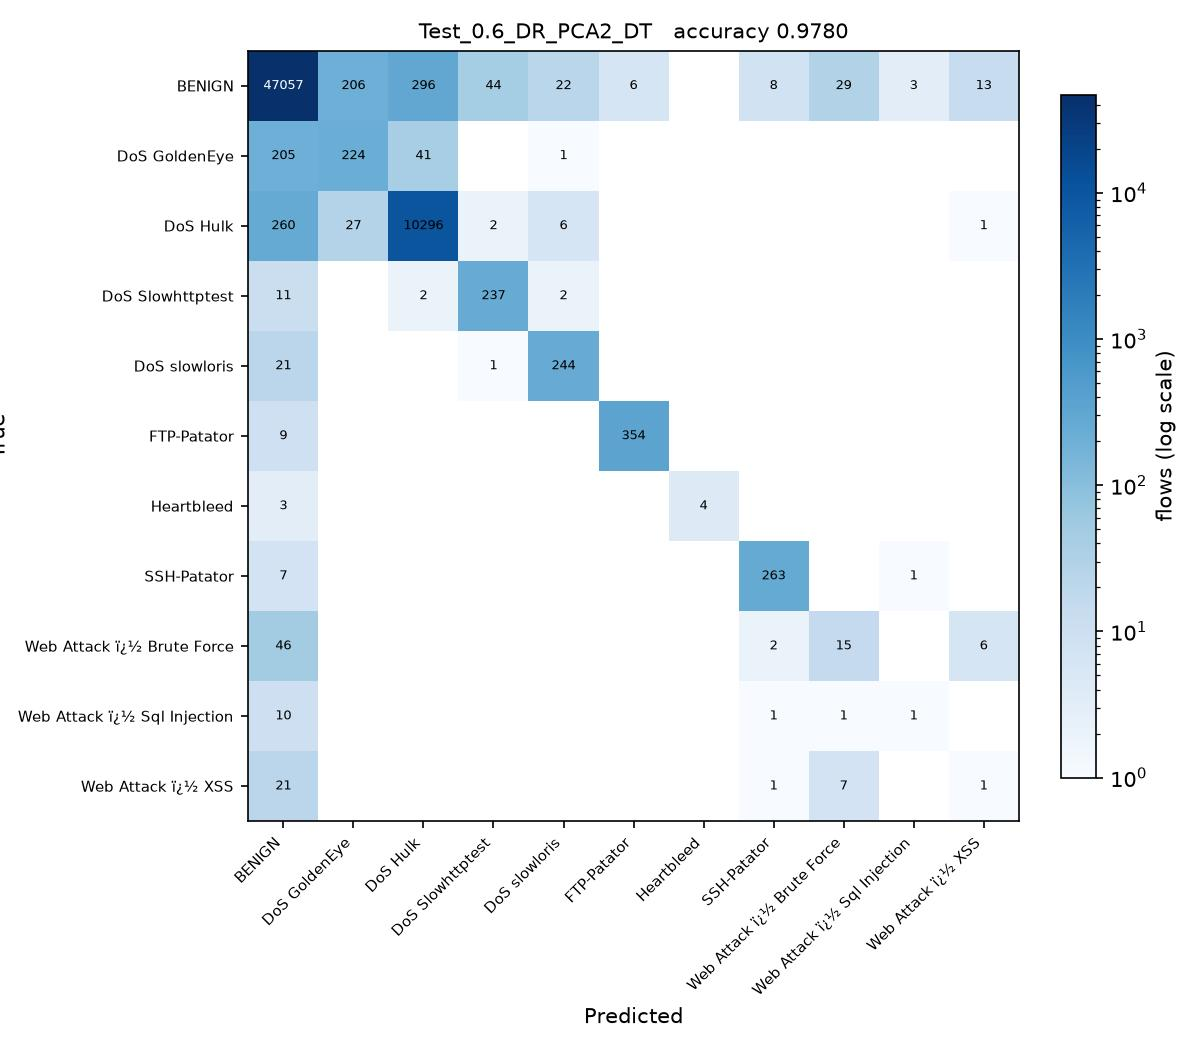

The script that saved this image:
# Test_0.6_DR_PCA2_DT.py
#
# Test size 0.6  |  PCA, 2 components  |  Decision Tree (sheet #6)
#
# This is SGDC_60_40.py with the changes marked CHANGE below and nothing else.
#
# Taken from the sheet unchanged.

import os
from pathlib import Path

# CHANGE 1: run from the project folder, so the CSV names below resolve, and
# read them as latin-1. The Web Attack labels contain byte 0x96, which the
# default utf-8 decoder rejects with UnicodeDecodeError.
os.chdir(Path(__file__).resolve().parent.parent)
import numpy as np
import pandas as pd

df1 = pd.read_csv(r'C:\Users\Karthika\OneDrive\Desktop\ACN_PCA_75_Runs\Scripts\Tuesday-WorkingHours.pcap_ISCX (1).csv', low_memory=True, encoding='latin-1')
df2 = pd.read_csv(r'C:\Users\Karthika\OneDrive\Desktop\ACN_PCA_75_Runs\Scripts\Wednesday-workingHours.pcap_ISCX.csv', low_memory=True, encoding='latin-1')
df3 = pd.read_csv(r'C:\Users\Karthika\OneDrive\Desktop\ACN_PCA_75_Runs\Scripts\Thursday-WorkingHours-Morning-WebAttacks.pcap_ISCX.csv', low_memory=True, encoding='latin-1')

dataset = pd.concat([df1, df2, df3], ignore_index=True)

dataset.columns = dataset.columns.str.strip()

# CHANGE 2: a stratified sample of 100000 flows, the same for every run.
# The full three captures hold about 1.3 million flows, which makes 75 runs
# impractical. At least 50 flows of every class are kept.
label = dataset.columns[-1]
dataset = pd.concat(
    [g.sample(n=min(len(g), max(50, round(100000 * len(g) / len(dataset)))), random_state=0)
     for _, g in dataset.groupby(label)],
    ignore_index=True
)

X = dataset.iloc[:, :-1]
y = dataset.iloc[:, -1]

X = X.apply(pd.to_numeric, errors='coerce')

X.replace([np.inf, -np.inf], np.nan, inplace=True)

from sklearn.impute import SimpleImputer

imputer = SimpleImputer(missing_values=np.nan, strategy='mean')
X = imputer.fit_transform(X)

from sklearn.preprocessing import LabelEncoder

labelencoder_y = LabelEncoder()
y = labelencoder_y.fit_transform(y)

from sklearn.model_selection import train_test_split

X_train, X_test, y_train, y_test = train_test_split(
    X,
    y,
    test_size=0.6,   # CHANGE 3: test size
    random_state=0,
    stratify=y
)

# CHANGE 4: PCA, from PCA_LDA_KErnel_PCA_CODE.pdf (fitted on training data only).
# PCA follows the directions of largest variance, so the features have to be on
# a common scale first, otherwise the components just track whichever column has
# the biggest units. The scaler is fitted on the training split only.
from sklearn.preprocessing import StandardScaler
from sklearn.decomposition import PCA

scaler = StandardScaler()
X_train = scaler.fit_transform(X_train)
X_test = scaler.transform(X_test)

pca = PCA(n_components=2)
X_train = pca.fit_transform(X_train)          # no labels: PCA is unsupervised
X_test = pca.transform(X_test)
print("\nVariance explained by 2 components : {:.4f}".format(pca.explained_variance_ratio_.sum()))

# CHANGE 5: Decision Tree (sheet #6) in place of SGDClassifier
from sklearn.tree import DecisionTreeClassifier

classifier = DecisionTreeClassifier(
    criterion='entropy',
    random_state=0
)

classifier.fit(X_train, y_train)

y_pred = classifier.predict(X_test) 

from sklearn.metrics import confusion_matrix
from sklearn.metrics import accuracy_score
from sklearn.metrics import precision_score
from sklearn.metrics import recall_score
from sklearn.metrics import f1_score
from sklearn.metrics import classification_report

cm = confusion_matrix(y_test, y_pred)

print("Confusion Matrix:\n")
print(cm)

print("\nAccuracy : {:.4f}".format(accuracy_score(y_test, y_pred)))
print("\nPrecision : {:.4f}".format(precision_score(y_test, y_pred, average='weighted')))
print("\nRecall : {:.4f}".format(recall_score(y_test, y_pred, average='weighted')))
print("\nF1 Score : {:.4f}".format(f1_score(y_test, y_pred, average='weighted')))

print("\nClassification Report:\n")
print(classification_report(y_test, y_pred))
# CHANGE 6: save the confusion matrix as Test_0.6_DR_PCA2_DT.jpg and record the result
import matplotlib
matplotlib.use('Agg')
import matplotlib.pyplot as plt
from matplotlib.colors import LogNorm

here = Path(__file__).resolve().parent
names = [str(c) for c in labelencoder_y.classes_]
fig, ax = plt.subplots(figsize=(8, 7))
im = ax.imshow(cm, cmap='Blues', norm=LogNorm(vmin=1))
ax.set_xticks(range(len(names)), names, rotation=45, ha='right', fontsize=7)
ax.set_yticks(range(len(names)), names, fontsize=7)
ax.set_xlabel('Predicted')
ax.set_ylabel('True')
ax.set_title('Test_0.6_DR_PCA2_DT   accuracy {:.4f}'.format(accuracy_score(y_test, y_pred)), fontsize=10)
for i in range(cm.shape[0]):
    for j in range(cm.shape[1]):
        if cm[i, j]:
            ax.text(j, i, cm[i, j], ha='center', va='center', fontsize=6,
                    color='white' if cm[i, j] > cm.max() / 3 else 'black')
fig.colorbar(im, ax=ax, fraction=0.04, label='flows (log scale)')
fig.tight_layout()
fig.savefig(here / 'Test_0.6_DR_PCA2_DT.jpg', dpi=150)
plt.close(fig)

row = pd.DataFrame([{
    'Test': 0.6, 'DR': 'PCA2', 'Clas': 'DT',
    'Acc': round(accuracy_score(y_test, y_pred), 4),
    'Pre': round(precision_score(y_test, y_pred, average='weighted', zero_division=0), 4),
    'Rec': round(recall_score(y_test, y_pred, average='weighted', zero_division=0), 4),
    'F1': round(f1_score(y_test, y_pred, average='weighted', zero_division=0), 4),
    'script': 'Test_0.6_DR_PCA2_DT',
}])
out = here.parent / 'results' / '75_runs.csv'
out.parent.mkdir(exist_ok=True)
if out.exists():
    old = pd.read_csv(out)
    row = pd.concat([old[old['script'] != 'Test_0.6_DR_PCA2_DT'], row], ignore_index=True)
row.to_csv(out, index=False)
